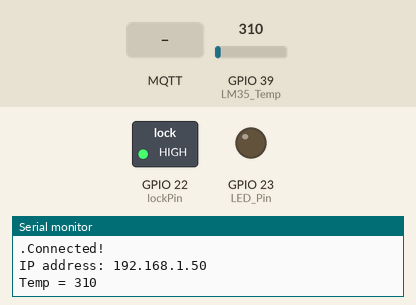
This sketch was run on a simulated ESP32. Shown: switched loads named in the sketch (green lamp = pin HIGH), output pins drawn as LEDs (lit = HIGH), the last lines printed to the serial monitor. Dashed ring = blinking. The test bench sets the inputs (shaded band); at power-on: GPIO 39 (LM35_Temp) = 310. WiFi joins after 1.5 s; servers stay silent unless stated; no MQTT or app messages arrive unless stated.

Above: at 8.2 s.
8.3 s: GPIO 39 (LM35_Temp) set to 423
11.3 s: GPIO 39 (LM35_Temp) set to 480
At 12.8 s:
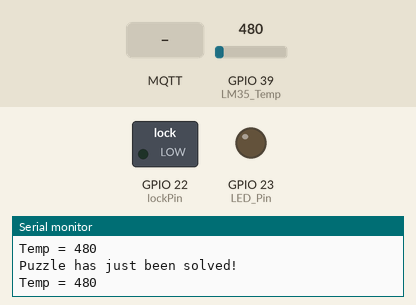
14.6 s: MQTT message "BulbON" arrives on the first subscribed topic
At 16.5 s:
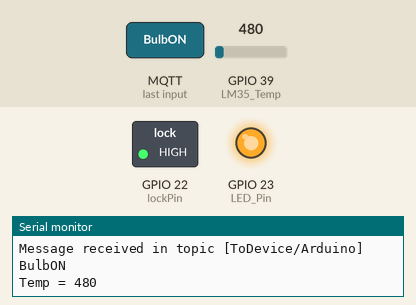
17.9 s: MQTT message "SOLVE" arrives on the first subscribed topic
20.4 s: GPIO 39 (LM35_Temp) set to 372
22.6 s: GPIO 39 (LM35_Temp) set to 434
At 26.1 s:
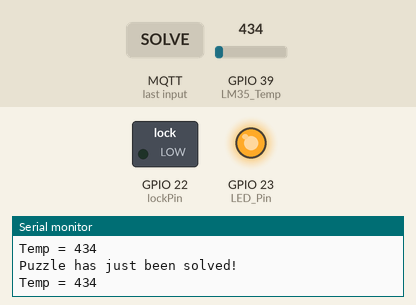
Timing chart, 0 to 26.9 s (numbered marks = the images above; inputs shaded):
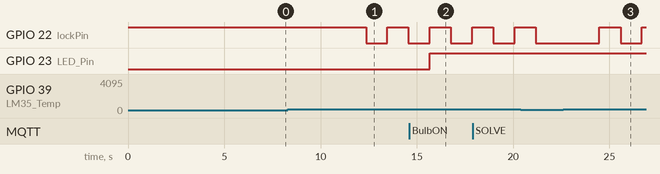

Measured:
- the behaviour switches between 460 and 461 on GPIO 39 (LM35_Temp) (found by bisection; images 0 and 1)
- after the input at 11.3 s, GPIO 22 (lockPin): HIGH → LOW after 1.1 s, → HIGH 1.1 s later, → LOW 1.1 s later
- after the input at 14.6 s, GPIO 23 (LED_Pin): LOW → HIGH after 1.1 s
- after the input at 22.6 s, GPIO 22 (lockPin): LOW → HIGH after 1.9 s, → LOW 1.1 s later, → HIGH 1.1 s later

The sketch:

mqtt.ino
```cpp
// (licence header left out)
#include "ThingSpeak.h"
#include "WiFi.h"
#include <PubSubClient.h>
#include <Ethernet.h>

/*******************DEFINES************************/
#define DEBUG
#define LED_Pin 23
#define LM35_Temp 39   /*Analog pin*/
/**************************************************/

/*********** Enter you Wi-Fi Details **************/
char ssid[] = "your Hotspot name"; //SSID
char pass[] = "Password"; // Password
/**************************************************/

/*******************************Constants***********************************/

/*The input pin the LDR is connected to. Must be an analogue pin
  (i.e. pins A0-A5 on Arduino UNO).*/
const byte ldrPin = 2;//A0;

/*This digital pin will be driven low to release a lock when puzzle solved
can be any pin capable of digital output*/
const byte lockPin = 22;//A1; //D2;

/*The base reading is the resistance of the LDR measure
in normal lighting of the room, and will be calibrated
each time the puzzle is reset*/
int baseReading = 512;

/*Current reading is the resistance of the LDR, which
changese when a light is falling on it (resistance falls)
or light block from it (resistance rises)*/
int currentReading;

/*The LDR reading will naturally fluctuate slightly. This
sensitivity value will be used as threshold to determine
when it has changed enough for the puzzle to be considered
to have been solved.*/
const int sensitivity = 30;

/*Track state of overall puzzle*/
enum PuzzleState {Initialising, Running, Solved};
PuzzleState puzzleState = Initialising;

/*Returns true if the puzzle has been solved,
false otherwise*/
bool checkIfPuzzleSolved() {
  return (currentReading > baseReading + sensitivity);
}

/*Ultrasonic Trig and Echo Pins*/
const int trigger = 5;//16;
const int echo = 18;//5;
long T;
float distanceCM;
/***************************************************************************/

/**********************ThingsPeak Details***********************************/
unsigned long myChannelField =  1794204; // Channel ID
const int ChannelField1 = 1; // Which channel to write data
const char * myWriteAPIKey = "TE5ARSKRZA361F1W"; // Your write API Key
/***************************************************************************/


/***************************MQTT Constants**********************************/
/*MAC Address of the Brocker*/
/*If not known, make up a unique 6-hexadecimal value.*/
const byte mac[] = {0xDE, 0xED, 0xBA, 0xFE, 0xFE, 0xED};
/* Unique ip address to assign to this decive (if DHCP fails)*/
const IPAddress deviceIP(192,168,1,100);
/*IP Address of machine on the network running the MQTT broker*/
const IPAddress mqttServerIP(192,168,7,5);
/*Unique name of this device, used as client ID to connect to MQTT server*/
/*and also topic name for messages published to this device */
const char* deviceID = "Arduino";
/***************************************************************************/


/*********************MQTT Global Variables********************************/
/*Create an instance of Ethernet client*/
//EthernetClient ethernetClient;
/*Create an instance of MQTT Client based on the ethernet client*/
//PubSubClient MQTTclient(ethernetClient);

/*Create an instance of WiFi client*/
WiFiClient  client;
/*Create an instance of MQTT Client based on Wifi client*/
PubSubClient MQTTclient(client);

/*The time (from millis()) at which last message was published*/
long lastMsgTime = 0;
/*A buffer to hold message to be sent/have been received*/
char msg[64];
/*The topic in which to publish a message*/
char topic[32];
/*Counter for number of heartbeat pulses sent*/
int pulseCount = 0;
/*************************************************************************/

/****************************WiFi Setup***********************************/
void wifiSetup(void)
{
    /*Start the serial connection*/
    if(!Serial)
    {
      Serial.begin(115200);
    }

    /*Attempting to connect to the specified  WiFi network*/
    if (WiFi.status() != WL_CONNECTED)
    {
        Serial.print("Attempting to connect to SSID: ");
        Serial.println(ssid);

        /*Show a simple progress counter while we wait to connect*/
        while (WiFi.status() != WL_CONNECTED)
        {
            WiFi.begin(ssid, pass);
            Serial.print(".");
            delay(5000);
        }
        /*Give the WiFi a couple of seconds to initialize*/
        delay(2000);

        /*Print debug info about the connection*/
        Serial.print("Connected!\nIP address: ");
        Serial.println(WiFi.localIP());
    }
}
/*************************************************************************/


/****************************Ethernet Setup*******************************/
void ethernetSetup()
{
//  if(!Serial)
//  {
//    /*Start the serial connection*/
//    Serial.begin(115200);
//  }
//  /*Attempting to connect to the specified network*/
//  Serial.print("Connecting to network ");
//  /*First, try to create a conncetion using DHCP */
//  if(Ethernet.begin(mac) == 0)
//  {
//    /*Try to connect using speified IP address instead of DHCP*/
//    Ethernet.begin(mac,deviceIP);
//  }
//  /*Give the Ethernet sheild a couple of seconds to initialize*/
//  delay(2000);
//  /*Print debug info about the conncetion*/
//  Serial.print("Connceted! IP address: ");
//  Serial.println(Ethernet.localIP());
}
/************************************************************************/

/*************************MQTT setup function***************************/
void mqttSetup()
{
  /*Define some setting for the MQTT client*/
  MQTTclient.setServer(mqttServerIP, 1883);
  MQTTclient.setCallback(mqttCallback);
}
/***********************************************************************/


/***********************Void Setup function*****************************/
void setup()
{
  #ifdef DEBUG
  /*Initialise serial communication channel with the PC*/
  Serial.begin(115200);
  #endif
  /*Set the LDR pin as input*/
  pinMode(ldrPin,INPUT);

  /*Setup the Ultrasonic Pins*/
  pinMode(trigger,OUTPUT);
  pinMode(echo,INPUT);

  /*Setup the LED Pin*/
  pinMode(LED_Pin,OUTPUT);

  /*Set the lock pin as output and secure the lock*/
  pinMode(lockPin,OUTPUT);
  digitalWrite(lockPin,HIGH);

  /*Set the Temperature as input*/
  pinMode(LM35_Temp,INPUT);

  /*Setup the Ethernet network connection*/
  ethernetSetup();

  /*Setup the WiFi connection*/
  WiFi.mode(WIFI_STA);
  wifiSetup();

  /*Setup the MQTT Services*/
  mqttSetup();

  /*Setup the Thingspeak Services*/
  ThingSpeak.begin(client);
}
/***********************************************************************/


/************************Void Loop Function*****************************/
void loop()
{
  wifiSetup();
  /*Take the current measurement from the sensor
  when the sensor is covered, this value rises.
  when it receives more light, it falls.*/
//  currentReading = analogRead(ldrPin);
  /*Log the output on the serial terminal if debugging enabled*/
//  #ifdef DEBUG
//  Serial.print("LDR Sensor Data = ");
//  Serial.println(currentReading);
//  delay(500);
//  #endif

  currentReading = analogRead(LM35_Temp);
  /*Log the output on the serial terminal if debugging enabled*/
  #ifdef DEBUG
  Serial.print("Temp = ");
  Serial.println(currentReading);
  delay(1000);
  #endif

  publish_dashboard(currentReading);

  /*Switch action based on the current state of the puzzle*/
  switch(puzzleState) {

    case Initialising:
        calibrate();
        puzzleState = Running;
        break;

    case Running:
        if(checkIfPuzzleSolved()) {
          onSolve();
        }
        break;

    case Solved:
        if(checkIfPuzzleSolved()) {
          onUnsolve();
        }
        break;
    default:
        Serial.println("Invalid Option");
        break;
  }

  /*Call the MQTT loop function*/
  mqttLoop();
  delay(100);

  //ultrasonic();
}

/***********************************************************************/


/***************************Calibrate function**************************/
void calibrate()
{
  /*Calculate a mean average reading over 10 samples*/
  int numSamples = 10;
  int total = 0;
  for(int i =0; i<numSamples; i++){
    delay(100);
    total += analogRead(/*ldrPin*/LM35_Temp);
  }
  baseReading = total / numSamples;

  /*Print debug information to the serial connection*/
  #ifdef DEBUG
  Serial.print("Sensor Initialised at base lavel: ");
  Serial.println(baseReading);
  #endif
}
/***********************************************************************/


/**************************Ultrasonic function**************************/
void ultrasonic(void)
{
  /*Utrasonic functionality*/
  digitalWrite(trigger, LOW);
  delay(1);
  digitalWrite(trigger, HIGH);
  delayMicroseconds(10);
  digitalWrite(trigger, LOW);
  T = pulseIn(echo, HIGH);
  distanceCM = T * 0.034;
  distanceCM = distanceCM / 2;

  if(distanceCM <= 50)
  {
    Serial.println("LED is ON");
    digitalWrite(LED_Pin,HIGH);
  }
  else
  {
    digitalWrite(LED_Pin,LOW);
  }

  Serial.print("Distance in cm: ");
  Serial.println(distanceCM);
  ThingSpeak.writeField(myChannelField, ChannelField1, distanceCM, myWriteAPIKey);
  delay(1000);
}
/***********************************************************************/


/**************************MQTT Loop function***************************/
void mqttLoop()
{
  /*Ensure there's a connection to the MQTT server*/
  while(!MQTTclient.connected())
  {
    /*Debug info*/
    Serial.print("Attempting to connect to the MQTT broker at ");
    Serial.println(mqttServerIP);

      /*Attempt to connect*/
      if(MQTTclient.connect(deviceID))
      {
        /*Debug info*/
        Serial.println("Connected to MQTT broker");

        /*Once connceted, publish an announcement to the ToHost/#deviceID# topic */
        snprintf(topic, 32, "ToHost/%s",deviceID);
        snprintf(msg, 64, "CONNECT", deviceID);
        MQTTclient.publish(topic, msg);

        /*Once connceted, publish an announcement to the ToHost/#deviceID# topic */
        snprintf(topic, 32, "fromPub/%s",deviceID);
        snprintf(msg, 64, "ToDashBoard", deviceID);
        MQTTclient.publish(topic, msg);

        /*Subscribe to topics meant for this device*/
        snprintf(topic, 32, "ToDevice/%s", deviceID);
        MQTTclient.subscribe(topic);

        /*Subscribe to topics meant for all devices*/
        MQTTclient.subscribe("ToDevice/All");
      }
      else
      {
        /*Debug info why conncetion could not be made*/
        Serial.print("Connection to MQTT server faild!, rc=");
        Serial.print(MQTTclient.state());
        Serial.println("trying again in 5 seconds");

        /*Wait 5 seconds before retrying*/
        delay(5000);
      }
  }
  /*Call the main loop to check for and publish messages*/
  MQTTclient.loop();
}
/***********************************************************************/

/***************************MQTT Publish function***********************/
void publish(char* message)
{
  snprintf(topic, 32, "ToHost/%s", deviceID);
  MQTTclient.publish(topic,message);
}
/***********************************************************************/

/***************************MQTT Publish function***********************/
void publish_dashboard(int currentReading)
{
  char buff[64];
  sprintf(buff, "%d", currentReading);
  snprintf(topic, 32, "fromPub/%s", deviceID);
  MQTTclient.publish(topic,buff);
}
/***********************************************************************/


/**************************onUnsolved Function*****************************/
void onUnsolve() {
 #ifdef DEBUG
    Serial.println("Puzzle has just become unsolved!");
 #endif

  /*Lock the lock again*/
  digitalWrite(lockPin, HIGH);
  /*Updating the global puzzle state*/
  puzzleState = Running;
  /*NEW! Publish a message to MQTT borker*/
  publish("Cover up puzzle unsolved!");
}
/************************************************************************/

/**************************onSolved Function*****************************/
void onSolve() {
 #ifdef DEBUG
    Serial.println("Puzzle has just been solved!");
 #endif

  /*Release the lock*/
  digitalWrite(lockPin, LOW);
  /*Updating the global puzzle state*/
  puzzleState = Solved;
  /*NEW! Publish a message to MQTT borker*/
  publish("Cover up puzzle solved!");
}
/*************************************************************************/

/**************************onReset Function*****************************/
void onReset() {
 #ifdef DEBUG
    Serial.println("Puzzle has just been reset!");
 #endif

  /*Lock the lock again*/
  digitalWrite(lockPin, HIGH);
  /*Updating the global puzzle state*/
  puzzleState = Initialising;
  /*Publish a message to MQTT borker*/
  publish("Cover up puzzle reset!");
}
/************************************************************************/


/**************************MQTT Callback Function***************************/
/*Callback function each time a message is published in any of the
  topics to which this client is subscribed*/
void mqttCallback(char* topic, byte* payload, unsigned int length)
{
      /*The message payload passed to this function is a byte*
      Let's first copy its contents to the msg char[] array*/
      memcpy(msg, payload,length);
      /*Add a NULL terminator to the message to make it a correct string*/
      msg[length] = '\0';

      /*Debug*/
      Serial.print("Message received in topic [");
      Serial.print(topic);
      Serial.print("] ");
      Serial.print(msg);
      Serial.println(" ");

      /*Act upon the message received*/
      if(strcmp(msg, "SOLVE") == 0) {
        onSolve();
      }
      else if(strcmp(msg,"RESET") == 0) {
        onReset();
      }

      /*For Bulb Control*/
      if(strcmp(msg,"BulbOFF") == 0) {
        digitalWrite(LED_Pin,LOW);
      }
      if(strcmp(msg,"BulbON") == 0) {
        digitalWrite(LED_Pin,HIGH);
      }
}
/********************************************************************************/
```
